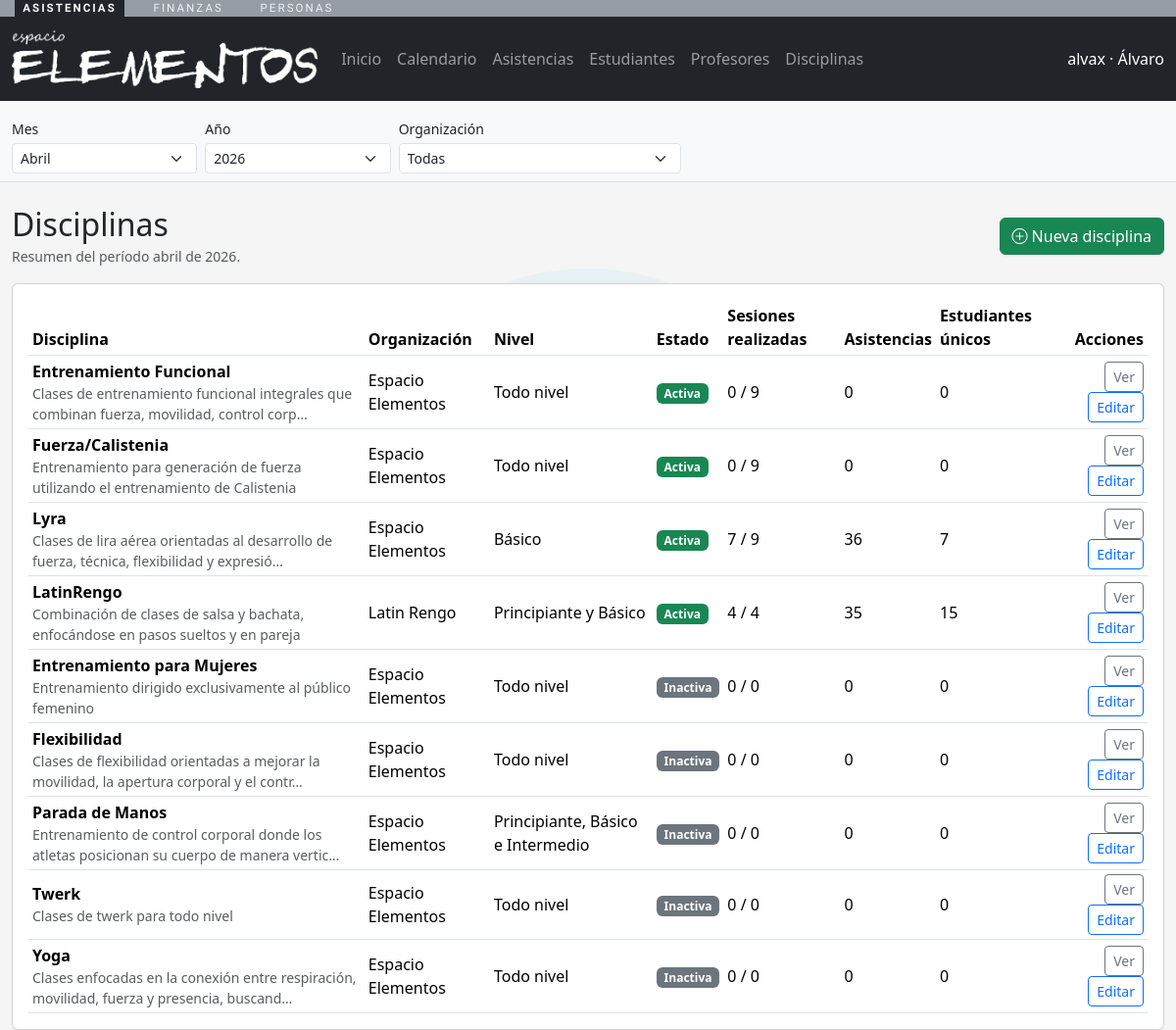
/asistencias/disciplinas/ (signed in), run on the app's committed database.
### personas/models.py (models this page shows, shortened)
class Persona(models.Model):
    nombres = models.CharField(max_length=150)
    apellidos = models.CharField(max_length=150)
    email = models.EmailField(unique=True, null=True, blank=True)
    telefono = models.CharField(max_length=50, blank=True)
    rut = models.CharField(
        max_length=20,
        blank=True,
        default="",
        validators=[validar_rut_chileno],
    )
    fecha_nacimiento = models.DateField(null=True, blank=True)
    activo = models.BooleanField(default=True)
    user = models.OneToOneField(
        settings.AUTH_USER_MODEL,
        on_delete=models.CASCADE,
        null=True,
        blank=True,
        related_name="persona",
    )
    creado_en = models.DateTimeField(auto_now_add=True)
    actualizado_en = models.DateTimeField(auto_now=True)
    class Meta:
        verbose_name = "Persona"
        verbose_name_plural = "Personas"
        ordering = ["apellidos", "nombres"]
        db_table = "cuentas_persona"

class Organizacion(models.Model):
    nombre = models.CharField(max_length=255)
    razon_social = models.CharField(max_length=255, blank=True)
    rut = models.CharField(max_length=20, unique=True)
    es_exenta_iva = models.BooleanField(
        default=False,
        help_text="Marcar si la organizacion aplica exencion de IVA (Ley 21.622).",
    )
    email_contacto = models.EmailField(blank=True)
    telefono_contacto = models.CharField(max_length=50, blank=True)
    sitio_web = models.URLField(blank=True)
    direccion = models.CharField(max_length=255, blank=True)
    creada_en = models.DateTimeField(auto_now_add=True)
    actualizada_en = models.DateTimeField(auto_now=True)
    class Meta:
        verbose_name = "Organizacion"
        verbose_name_plural = "Organizaciones"
        ordering = ["nombre"]
        db_table = "organizaciones_organizacion"

### asistencias/models.py (models this page shows, shortened)
class Disciplina(models.Model):
    organizacion = models.ForeignKey(
        "personas.Organizacion",
        on_delete=models.CASCADE,
        related_name="disciplinas",
    )
    nombre = models.CharField(max_length=150)
    descripcion = models.TextField(blank=True)
    nivel = models.CharField(max_length=100, blank=True)
    activa = models.BooleanField(default=True)
    creada_en = models.DateTimeField(auto_now_add=True)
    class Meta:
        verbose_name = "Disciplina"
        verbose_name_plural = "Disciplinas"
        unique_together = ("organizacion", "nombre", "nivel")
        ordering = ["nombre"]
        db_table = "academia_disciplina"

### asistencias/views.py (the view)
# urls.py: path("disciplinas/", views.disciplinas_list, name="disciplinas_list"),
@role_required(ROLE_ADMIN)
def disciplinas_list(request):
    context = _nav_context(request)
    organizacion = _organizacion_desde_request(request)
    disciplinas_qs = Disciplina.objects.select_related("organizacion")
    if organizacion:
        disciplinas_qs = disciplinas_qs.filter(organizacion=organizacion)
    disciplinas = disciplinas_qs.annotate(
        sesiones_periodo=Count(
            "sesiones",
            filter=Q(**filtros_periodo("sesiones__fecha", request=request)),
            distinct=True,
        ),
        sesiones_realizadas=Count(
            "sesiones",
            filter=Q(
                **filtros_periodo("sesiones__fecha", request=request),
                sesiones__estado=SesionClase.Estado.COMPLETADA,
            ),
            distinct=True,
        ),
        asistencias_periodo=Count(
            "sesiones__asistencias",
            filter=Q(**filtros_periodo("sesiones__fecha", request=request)),
            distinct=True,
        ),
        estudiantes_unicos=Count(
            "sesiones__asistencias__persona",
            filter=Q(**filtros_periodo("sesiones__fecha", request=request)),
            distinct=True,
        ),
    ).order_by("-activa", "organizacion__nombre", "nombre", "nivel")
    context.update(
        {
            "disciplinas": disciplinas,
            "periodo_descripcion_vista": descripcion_periodo(request=request, corta=False),
            "organizacion_seleccionada": organizacion,
        }
    )
    return render(request, "asistencias/disciplinas_list.html", context)

### asistencias/periodo.py (called while the page is built, shortened)
def _fin_de_mes(fecha):
    return (fecha.replace(day=28) + timedelta(days=4)).replace(day=1) - timedelta(days=1)

def _normalizar_mes(raw_mes, hoy):
    if raw_mes is None or str(raw_mes).strip() == "":
        return hoy.month

def _normalizar_anio(raw_anio, hoy):
    if raw_anio is None or str(raw_anio).strip() == "":
        return hoy.year

def resolver_periodo(request):
    hoy = timezone.localdate()
    mes = _normalizar_mes(request.GET.get("periodo_mes"), hoy)
    anio = _normalizar_anio(request.GET.get("periodo_anio"), hoy)
    referencia = hoy.replace(year=anio or hoy.year, month=mes or hoy.month, day=1)
    return {
        "mes": mes,
        "anio": anio,
        "referencia_inicio": referencia,
        "referencia_fin": _fin_de_mes(referencia),
    }

def filtros_periodo(campo, *, request=None, mes=None, anio=None):
    if request is not None:
        periodo = resolver_periodo(request)
        mes = periodo["mes"]
        anio = periodo["anio"]
    filtros = {}
    if anio is not None:
        filtros[f"{campo}__year"] = anio
    if mes is not None:
        filtros[f"{campo}__month"] = mes
    return filtros

def descripcion_periodo(*, request=None, mes=None, anio=None, corta=False):
    if request is not None:
        periodo = resolver_periodo(request)
        mes = periodo["mes"]
        anio = periodo["anio"]
    if mes is None and anio is None:
        return "Todo el periodo" if corta else "Todos los meses y todos los años"
    if mes is None:
        return f"Año {anio}" if corta else f"Todos los meses de {anio}"
    nombre_mes = date_format(date((anio or 2000), mes, 1), "F")
    if anio is None:
        return nombre_mes if corta else f"{nombre_mes} de todos los años"
    return f"{nombre_mes} {anio}" if corta else f"{nombre_mes} de {anio}"

### asistencias/utils.py (called while the page is built, shortened)
def usuario_tiene_roles(user, roles: list[str]) -> bool:
    if not roles:
        return True
    if user.is_superuser:
        return True

### asistencias/views.py (called while the page is built)
def _nav_context(request):
    persona = getattr(request.user, "persona", None)
    roles = []
    if persona:
        roles = list(persona.roles.filter(activo=True).values_list("rol__codigo", flat=True))
    return {"persona": persona, "roles_usuario": roles}

def _organizacion_desde_request(request):
    org_id = request.GET.get("organizacion")
    if not org_id:
        return None
    return Organizacion.objects.filter(pk=org_id).first()

### asistencias/templates/asistencias/disciplinas_list.html (shortened to what this page needs)
{% extends "asistencias/base_app.html" %}
{% block content %}
<div class="mt-4">
  <div class="d-flex justify-content-between align-items-center mb-3">
    <div>
      <h2 class="mb-0">Disciplinas</h2>
      <small class="text-muted">
        Resumen del período {{ periodo_descripcion_vista }}.
      </small>
    </div>
    <a
      class="btn btn-success"
      href="{% url 'asistencias:disciplina_create' %}{% if request.GET.urlencode %}?{{ request.GET.urlencode }}{% endif %}"
    >
      <i class="bi bi-plus-circle"></i><span class="ms-1">Nueva disciplina</span>
    </a>
  </div>
  <div class="card">
    <div class="card-body table-responsive">
      <table class="table table-sm align-middle mb-0">
        <thead>
          <tr>
            <th>Disciplina</th>
            <th>Organización</th>
            <th>Nivel</th>
            <th>Estado</th>
            <th>Sesiones realizadas</th>
            <th>Asistencias</th>
            <th>Estudiantes únicos</th>
            <th class="text-end">Acciones</th>
          </tr>
        </thead>
        <tbody>
          {% for disciplina in disciplinas %}
          <tr>
            <td>
              <div class="fw-semibold">{{ disciplina.nombre }}</div>
              <div class="small text-muted">{{ disciplina.descripcion|default:"Sin descripción"|truncatechars:90 }}</div>
            </td>
            <td>{{ disciplina.organizacion.nombre }}</td>
            <td>{{ disciplina.nivel|default:"-" }}</td>
            <td>
              {% if disciplina.activa %}
                <span class="badge text-bg-success">Activa</span>
              {% else %}
                <span class="badge text-bg-secondary">Inactiva</span>
              {% endif %}
            </td>
            <td>{{ disciplina.sesiones_realizadas }} / {{ disciplina.sesiones_periodo }}</td>
            <td>{{ disciplina.asistencias_periodo }}</td>
            <td>{{ disciplina.estudiantes_unicos }}</td>
            <td class="text-end">
              <a
                class="btn btn-sm btn-outline-secondary"
                href="{% url 'asistencias:disciplina_detail' disciplina.pk %}{% if request.GET.urlencode %}?{{ request.GET.urlencode }}{% endif %}"
              >
                Ver
              </a>
              <a
                class="btn btn-sm btn-outline-primary"
                href="{% url 'asistencias:disciplina_edit' disciplina.pk %}{% if request.GET.urlencode %}?{{ request.GET.urlencode }}{% endif %}"
              >
                Editar
              </a>
            </td>
          </tr>
          {% empty %}
          <tr>
            <td colspan="8" class="text-center text-muted py-4">
              No hay disciplinas para los filtros seleccionados.
            </td>
          </tr>
          {% endfor %}
        </tbody>
      </table>
    </div>
  </div>
</div>
{% endblock %}

### asistencias/templates/asistencias/base_app.html (shortened to what this page needs)
{% load static %}
<!DOCTYPE html>
<html lang="es">
  <head>
    <link href="https://cdn.jsdelivr.net/npm/bootstrap@5.3.3/dist/css/bootstrap.min.css" rel="stylesheet">
    <link href="https://cdn.jsdelivr.net/npm/bootstrap-icons@1.11.3/font/bootstrap-icons.css" rel="stylesheet">
  </head>
  <body>
    {% if request.user.is_authenticated and not hide_nav %}
    {% include "shared/barra_apps.html" %}
    <nav class="navbar navbar-expand-lg navbar-dark bg-dark">
      <div class="container-fluid">
        <a class="navbar-brand" href="{% url 'asistencias:dashboard' %}?periodo_mes={{ periodo_mes }}&periodo_anio={{ periodo_anio }}{% if organizacion_id %}&organizacion={{ organizacion_id }}{% endif %}">
          <img src="{% static 'img/logotipo-blanco.png' %}" alt="App Elemental" style="height: 60px;">
        </a>
        <div class="collapse navbar-collapse" id="navbarNav">
          <ul class="navbar-nav me-auto">
            <li class="nav-item"><a class="nav-link" href="{% url 'asistencias:dashboard' %}?periodo_mes={{ periodo_mes }}&periodo_anio={{ periodo_anio }}">Inicio</a></li>
            <li class="nav-item"><a class="nav-link" href="{% url 'asistencias:sesiones_list' %}?periodo_mes={{ periodo_mes }}&periodo_anio={{ periodo_anio }}{% if organizacion_id %}&organizacion={{ organizacion_id }}{% endif %}">Calendario</a></li>
            <li class="nav-item"><a class="nav-link" href="{% url 'asistencias:asistencias_list' %}?periodo_mes={{ periodo_mes }}&periodo_anio={{ periodo_anio }}{% if organizacion_id %}&organizacion={{ organizacion_id }}{% endif %}">Asistencias</a></li>
            <li class="nav-item"><a class="nav-link" href="{% url 'asistencias:estudiantes_list' %}?periodo_mes={{ periodo_mes }}&periodo_anio={{ periodo_anio }}{% if organizacion_id %}&organizacion={{ organizacion_id }}{% endif %}">Estudiantes</a></li>
            <li class="nav-item"><a class="nav-link" href="{% url 'asistencias:profesores_list' %}?periodo_mes={{ periodo_mes }}&periodo_anio={{ periodo_anio }}{% if organizacion_id %}&organizacion={{ organizacion_id }}{% endif %}">Profesores</a></li>
            <li class="nav-item"><a class="nav-link" href="{% url 'asistencias:disciplinas_list' %}?periodo_mes={{ periodo_mes }}&periodo_anio={{ periodo_anio }}{% if organizacion_id %}&organizacion={{ organizacion_id }}{% endif %}">Disciplinas</a></li>
          </ul>
          <span class="navbar-text text-white">
            {{ request.user.get_username }}{% if persona %} · {{ persona.nombres }}{% endif %}
          </span>
        </div>
      </div>
    </nav>
    {% if not hide_periodo %}
    <div class="bg-light border-bottom">
      <div class="container-fluid py-2">
        <form method="get" class="row g-2 align-items-end" id="periodo-global-form">
          <div class="col-6 col-md-2">
            <label class="form-label small mb-1">Mes</label>
            <select name="periodo_mes" class="form-select form-select-sm js-periodo-autosubmit">
              {% for value, label in periodo_meses %}
                <option value="{{ value }}" {% if periodo_mes == value %}selected{% endif %}>{{ label }}</option>
              {% endfor %}
            </select>
          </div>
          <div class="col-6 col-md-2">
            <label class="form-label small mb-1">Año</label>
            <select name="periodo_anio" class="form-select form-select-sm js-periodo-autosubmit">
              {% for y in periodo_anios %}
                <option value="{{ y.0 }}" {% if periodo_anio == y.0 %}selected{% endif %}>{{ y.1 }}</option>
              {% endfor %}
            </select>
          </div>
          <div class="col-12 col-md-3">
            <label class="form-label small mb-1">Organización</label>
            <select name="organizacion" class="form-select form-select-sm js-periodo-autosubmit">
              <option value="">Todas</option>
            </select>
          </div>
        </form>
      </div>
    </div>
    {% endif %}
    {% endif %}
    <div class="container-fluid">
      {% block content %}{% endblock %}
    </div>
  </body>
</html>

### data on the page
Persona: nombres "Álvaro"
Disciplina: nombre "Entrenamiento Funcional", descripcion "Clases de entrenamiento funcional integrales que combinan fuerza, movilidad, control corp…", organizacion.nombre "Espacio Elementos", nivel "Todo nivel", activa "Activa", sesiones_realizadas "0", sesiones_periodo "9", asistencias_periodo "0", estudiantes_unicos "0"
Disciplina: nombre "Fuerza/Calistenia", descripcion "Entrenamiento para generación de fuerza utilizando el entrenamiento de Calistenia", organizacion.nombre "Espacio Elementos", nivel "Todo nivel", activa "Activa", sesiones_realizadas "0", sesiones_periodo "9", asistencias_periodo "0", estudiantes_unicos "0"
Disciplina: nombre "Lyra", descripcion "Clases de lira aérea orientadas al desarrollo de fuerza, técnica, flexibilidad y expresió…", organizacion.nombre "Espacio Elementos", nivel "Básico", activa "Activa", sesiones_realizadas "7", sesiones_periodo "9", asistencias_periodo "36", estudiantes_unicos "7"
Disciplina: nombre "LatinRengo", descripcion "Combinación de clases de salsa y bachata, enfocándose en pasos sueltos y en pareja", organizacion.nombre "Latin Rengo", nivel "Principiante y Básico", activa "Activa", sesiones_realizadas "4", sesiones_periodo "4", asistencias_periodo "35", estudiantes_unicos "15"
Disciplina: nombre "Entrenamiento para Mujeres", descripcion "Entrenamiento dirigido exclusivamente al público femenino", organizacion.nombre "Espacio Elementos", nivel "Todo nivel", activa "Inactiva", sesiones_realizadas "0", sesiones_periodo "0", asistencias_periodo "0", estudiantes_unicos "0"
Disciplina: nombre "Flexibilidad", descripcion "Clases de flexibilidad orientadas a mejorar la movilidad, la apertura corporal y el contr…", organizacion.nombre "Espacio Elementos", nivel "Todo nivel", activa "Inactiva", sesiones_realizadas "0", sesiones_periodo "0", asistencias_periodo "0", estudiantes_unicos "0"
Disciplina: nombre "Parada de Manos", descripcion "Entrenamiento de control corporal donde los atletas posicionan su cuerpo de manera vertic…", organizacion.nombre "Espacio Elementos", nivel "Principiante, Básico e Intermedio", activa "Inactiva", sesiones_realizadas "0", sesiones_periodo "0", asistencias_periodo "0", estudiantes_unicos "0"
Disciplina: nombre "Twerk", descripcion "Clases de twerk para todo nivel", organizacion.nombre "Espacio Elementos", nivel "Todo nivel", activa "Inactiva", sesiones_realizadas "0", sesiones_periodo "0", asistencias_periodo "0", estudiantes_unicos "0"
Disciplina: nombre "Yoga", descripcion "Clases enfocadas en la conexión entre respiración, movilidad, fuerza y presencia, buscand…", organizacion.nombre "Espacio Elementos", nivel "Todo nivel", activa "Inactiva", sesiones_realizadas "0", sesiones_periodo "0", asistencias_periodo "0", estudiantes_unicos "0"

### other printed values
{{ request.user.get_username }} "alvax"
{{ periodo_descripcion_vista }} "abril de 2026"
form field periodo_mes "Abril"
form field periodo_anio "2026"
